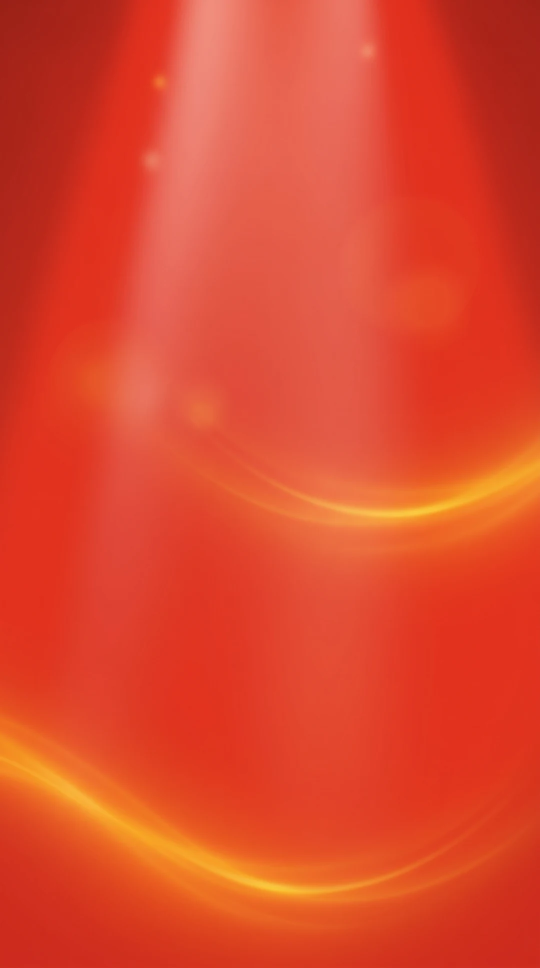
#> input picture src/assets/bg-photo.webp, 1080 x 1935 px (shown at 1/2 size)
$ python -i export_assets.py   (imports and definitions only)
#> lines starting #> are read from the running program, lines starting #| are printed output that depends on the picture; after the words box and inside, x2 and y2 are one past the last pixel; in counts of white or black regions, pixels touching at a corner belong together
#> further down, picture is the input picture: PIL image 1080x1935 RGB; mean R, G, B 222.3, 72.3, 45.2
"""Convert raw client assets (CMYK TIF/PSD/PNG, huge) into small game-ready WebP files.

Usage (from the repo root):
    pip install -r tools/export-assets/requirements.txt
    python tools/export-assets/export_assets.py [--src .resources] [--out src/assets]

Source files are looked up by name anywhere under --src (the Drive export has many duplicates).
Re-run whenever Oji sends a new version of a source file.
"""

from __future__ import annotations

import argparse
import glob
import os
import sys

import numpy as np
import tifffile
from PIL import Image, ImageDraw, ImageFilter

Image.MAX_IMAGE_PIXELS = None


# [32 lines left out: functions find, read_cmyk_alpha, trim, fit, not called in this run]


def remove_white_bg(im: Image.Image, thresh: int = 14) -> Image.Image:
    """Flood-fill the near-white background from the corners and make it transparent."""
#> called with thresh = 14
    rgb = im.convert("RGB")
    marker = (255, 0, 255)
    for xy in ((0, 0), (rgb.width - 1, 0), (0, rgb.height - 1), (rgb.width - 1, rgb.height - 1)):
        if rgb.getpixel(xy) != marker:
            ImageDraw.floodfill(rgb, xy, marker, thresh=thresh)
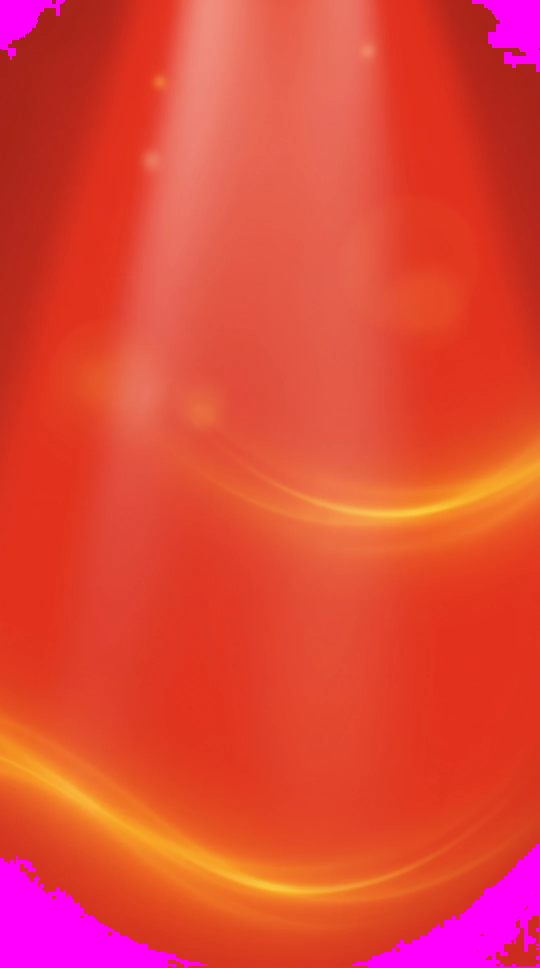
#> rgb: PIL image 1080x1935 RGB (shown at 1/2 size); mean R, G, B 224.8, 70.3, 55.3
    mask = np.all(np.asarray(rgb) == marker, axis=-1)
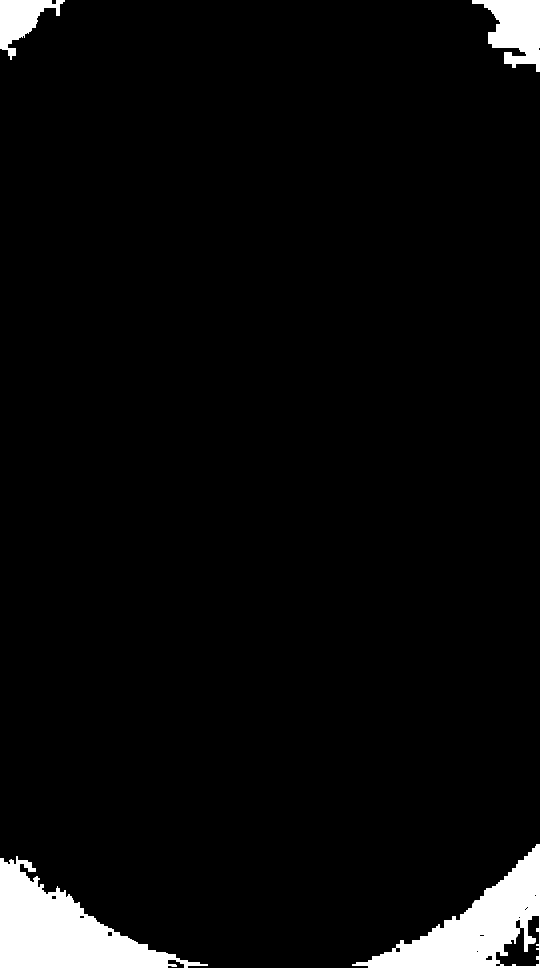
#> mask: shape (1935, 1080) bool (shown at 1/2 size); 4.5% white; 4 white regions, box (x1, y1, x2, y2) and area: (0, 1712, 416, 1935) 40345, (704, 1688, 1080, 1935) 34053, (944, 0, 1080, 144) 11588, (0, 0, 130, 120) 7108
    alpha = Image.fromarray(np.where(mask, 0, 255).astype("uint8"), "L").filter(ImageFilter.GaussianBlur(1.2))
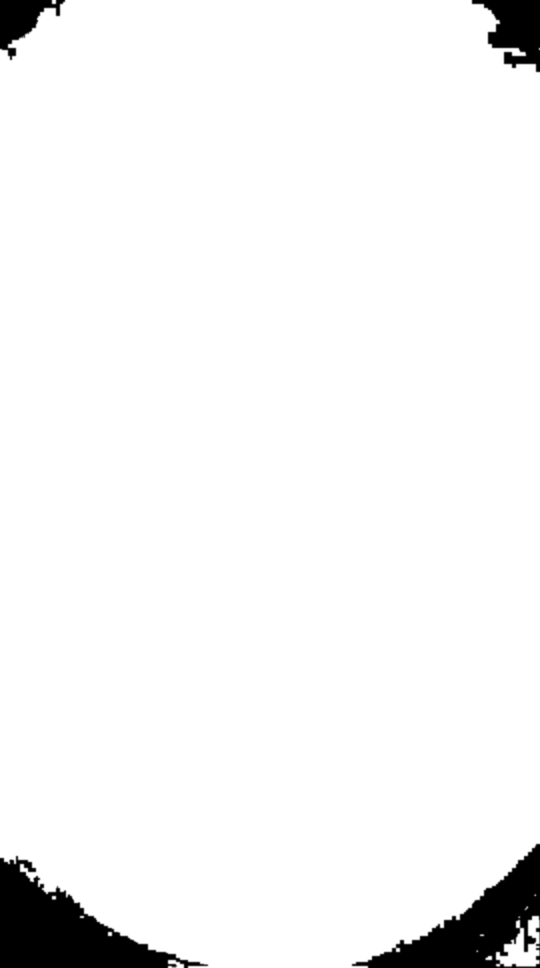
#> alpha: PIL image 1080x1935 L (shown at 1/2 size); min 0, max 255, mean 243.6
    out = im.convert("RGBA")
    out.putalpha(alpha)
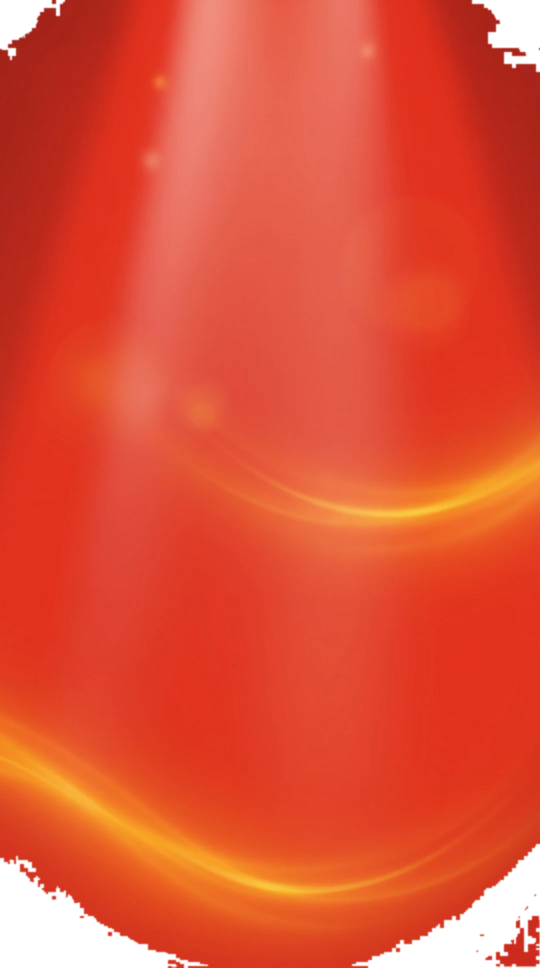
#> out: PIL image 1080x1935 RGBA (shown at 1/2 size); mean R, G, B, A 222.3, 72.3, 45.2, 243.6; transparent parts drawn white
    return out


# [108 lines left out: functions white_wordmark, save_lossless, save, export_packshot, export_brush, main, not called in this run]


# [2 lines not run here, left out]

>>> from PIL import Image
>>> picture = Image.open('../../src/assets/bg-photo.webp')
>>> result = remove_white_bg(picture)
